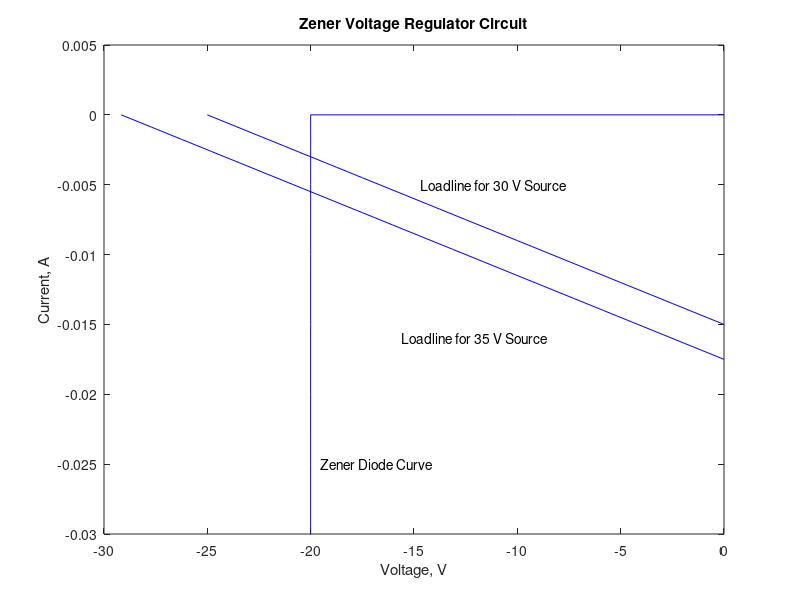

Here is the MATLAB script that generated this plot:
% Zener diode voltage regulator
vs1 = -30; vs2 = -35; rl =10e3; rs = 2e3;
i = -50e-3: 5e-3 :0;
vz = -20 + 0.05*i;
m = length(i);
i(m+1) = 0; vz(m+1) = -10;
i(m+2) = 0; vz(m+2) = 0;
% loadlines
vt1 = vs1*rl/(rl+rs);
vt2 = vs2*rl/(rl+rs);
rt = rl*rs/(rl+rs);
l1 = vt1/20;
l2 = vt2/20;
v1 = vt1:abs(l1):0;
i1 = (vt1 - v1)/rt;
v2 = vt2:abs(l2):0;
i2 = (vt2 - v2)/rt;
% plots of Zener characteristics, loadlines 
plot(vz,i,'b',v1,i1,'b',v2,i2,'b')
axis([-30,0,-0.03,0.005])
title('Zener Voltage Regulator Circuit')
xlabel('Voltage, V')
ylabel('Current, A')
text(-19.5,-0.025,'Zener Diode Curve')
text(-15.6,-0.016, 'Loadline for 35 V Source')
text(-14.7,-0.005,'Loadline for 30 V Source')
% output voltage when vs = -30v
ip1 = (vt1 + 20)/(rt + 0.05)
vp1 = vt1 - rt*(vt1+20)/(rt + 0.05)
% output voltage when vs = -35v
ip2 = (vt2 + 20)/(rt + 0.05)
vp2 = vt2 - rt*(vt2+20)/(rt + 0.05)
